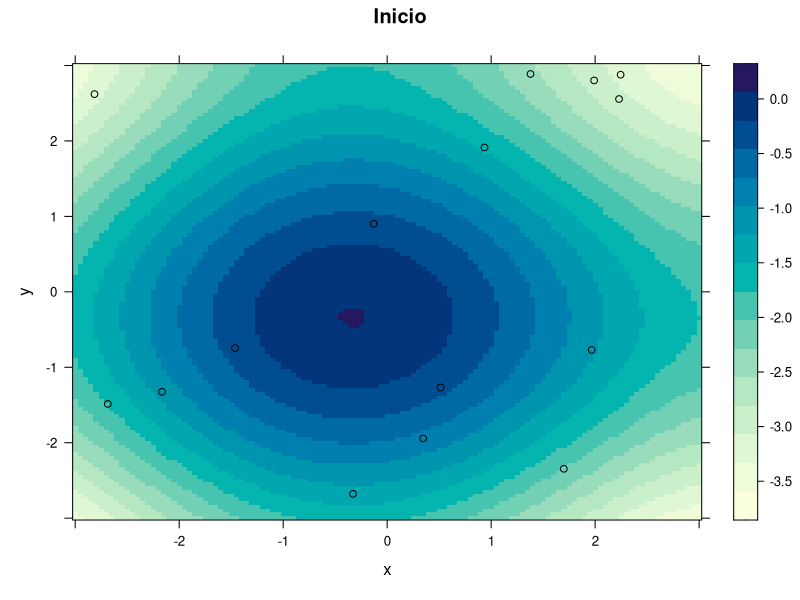
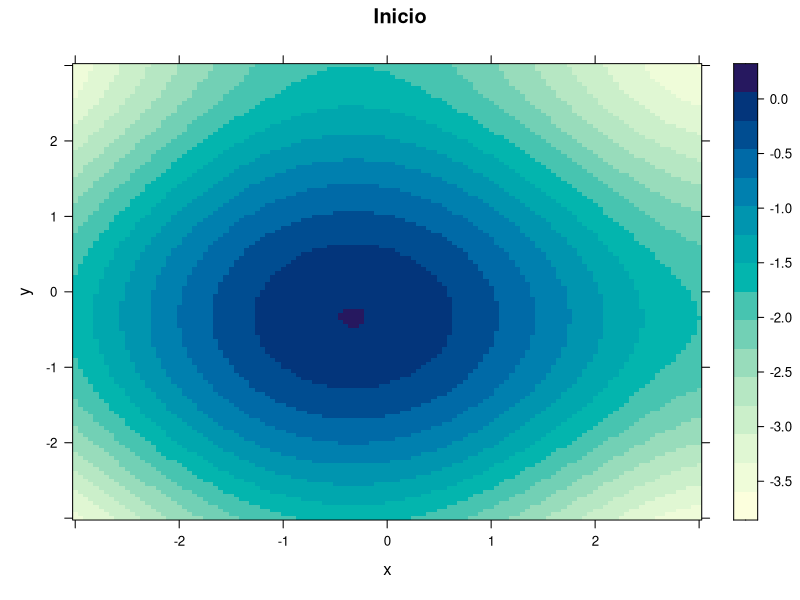
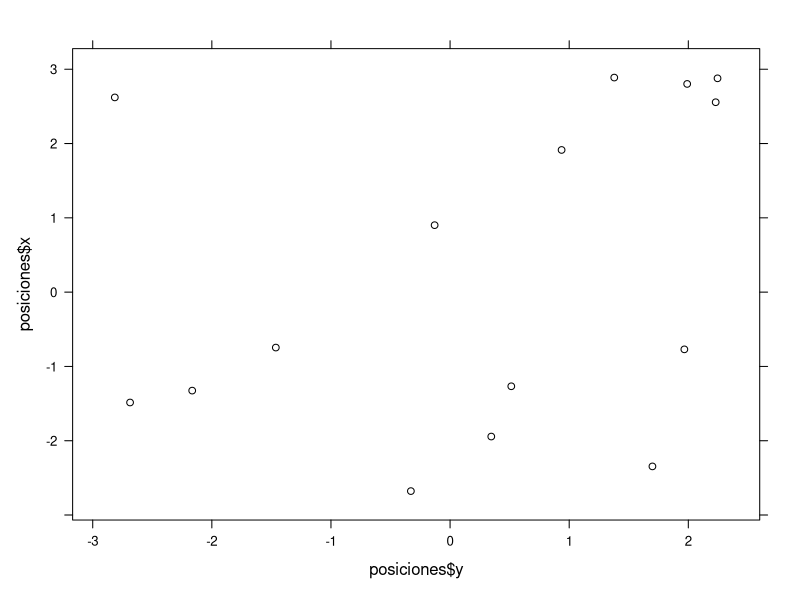

The R script that drew these images, in order: (Note: this script raises an error after producing the figures.)
library(lattice)
library(reshape2)
library(latticeExtra)

g <- function(x, y) {
  return(((x + 0.5)^4 - 30 * x^2 - 20 * x + (y + 0.5)^4 - 30 * y^2 - 20 * y)/100)
}

low <- -3
high <- 3
step <- 0.10
puntos <- 15
tmax <- 1000

#para graficar

x <- seq(low, high, 0.05)
y <- x
z <- outer(x, y, g)
dimnames(z) <- list(x, y)
d <- melt(z)
names(d) <- c("x", "y", "z")




posiciones <- data.frame(x = double(), y = double(), bestgxy = double())
for (n in 1:puntos) {
  currx <- runif(1, low, high)
  curry <- runif(1, low, high)
  posiciones <- rbind(posiciones, data.frame(x = currx, y = curry, bestgxy = g(currx, curry)))
}

salida <- paste("p7_flat0.png")
titulo <- paste("Inicio")
plano <- levelplot(z ~ x * y, data = d, main = titulo)
Puntos <- (xyplot(posiciones$x ~ posiciones$y, col = "black"))
graficap <- plano + as.layer(Puntos)
png(salida, width = 500, height = 500)
print(graficapuntos)
graphics.off()

for (pot in 1:tmax) {
  resulx <- double()
  resuly <- double()
  
  for (n in 1:puntos) {
    delta <- runif(1, 0, step)
    deltax <- c(-delta, 0, delta)
    delta <- runif(1, 0, step)
    deltay <- c(-delta, 0, delta)
    
    #codigo de la practica 4
    vecinosx <- numeric()
    vecinosy <- numeric()
    for (dx in deltax) {
      for (dy in deltay) {
        if (dx != 0 | dy != 0) { # descartar la posicion misma
          vecinosx <- c(vecinosx, dx)
          vecinosy <- c(vecinosy, dy)
        }
      }
    }
    
    tablax <- rbind(resulx, vecinosx + posiciones$x[n])
    tablay <- rbind(resuly, vecinosy + posiciones$y[n])
  }
  
  vecinos <- g(resulx, resuly)
  maxvalue <- max.col(vecinos)
  
  for (i in 1:puntos) {
    posiciones$x[i] <- resulx[i,maxvalue[i]]
    posiciones$y[i] <- resuly[i,maxvalue[i]]
  }
  
  salida <- paste("p7_flat", pot, ".png", sep = "")
  titulo <- paste("Paso", pot)
  plano <- levelplot(z ~ x * y, data = d, main = titulo)
  Puntos <- (xyplot(posiciones$x ~ posiciones$y, col = "black"))
  graficap <- plano + as.layer(Puntos)
  png(salida, width = 500, height = 500)
  print(graficap)
  graphics.off()
  
}
